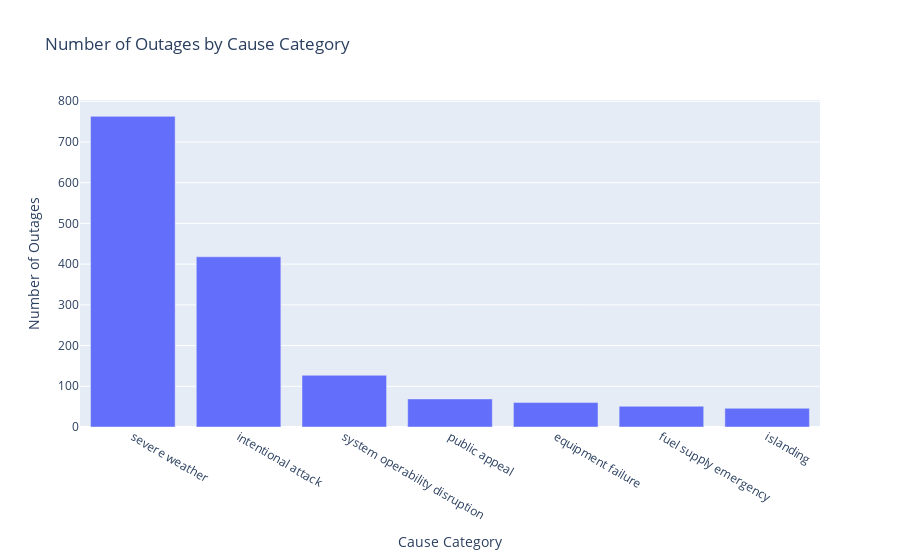

Notebook code cell kept with this figure:
### Markdown cell above
#### Distribution of cause categories

This bar chart shows the frequency of each type of outage, with severe weather being the most frequent, followed by human-caused outages such as intentional attacks. Because weather-related events account for a large share of all outages, it is natural to compare the durations of natural and human-caused outages in later sections.

### Code cell
cause_counts = outages["CAUSE.CATEGORY"].value_counts().reset_index()
cause_counts.columns = ["CAUSE.CATEGORY", "count"]

fig = px.bar(
    cause_counts,
    x="CAUSE.CATEGORY",
    y="count",
    title="Number of Outages by Cause Category",
    labels={"CAUSE.CATEGORY": "Cause Category", "count": "Number of Outages"}
)
fig.show()

### Figure 1 — Plotly figure (JSON) as saved in the notebook; plotly's stock layout.template omitted (floating-point values rounded to 4 significant figures)
{"data": [{"alignmentgroup": "True", "hovertemplate": "Cause Category=%{x}<br>Number of Outages=%{y}<extra></extra>", "legendgroup": "", "marker": {"color": "#636efa", "pattern": {"shape": ""}}, "name": "", "offsetgroup": "", "orientation": "v", "showlegend": false, "textposition": "auto", "type": "bar", "x": ["severe weather", "intentional attack", "system operability disruption", "public appeal", "equipment failure", "fuel supply emergency", "islanding"], "xaxis": "x", "y": [763, 418, 127, 69, 60, 51, 46], "yaxis": "y"}], "layout": {"autosize": true, "barmode": "relative", "legend": {"tracegroupgap": 0}, "title": {"text": "Number of Outages by Cause Category"}, "xaxis": {"anchor": "y", "autorange": true, "domain": [0, 1], "range": [-0.5, 6.5], "title": {"text": "Cause Category"}, "type": "category"}, "yaxis": {"anchor": "x", "autorange": true, "domain": [0, 1], "range": [0, 803.2], "title": {"text": "Number of Outages"}, "type": "linear"}}}
